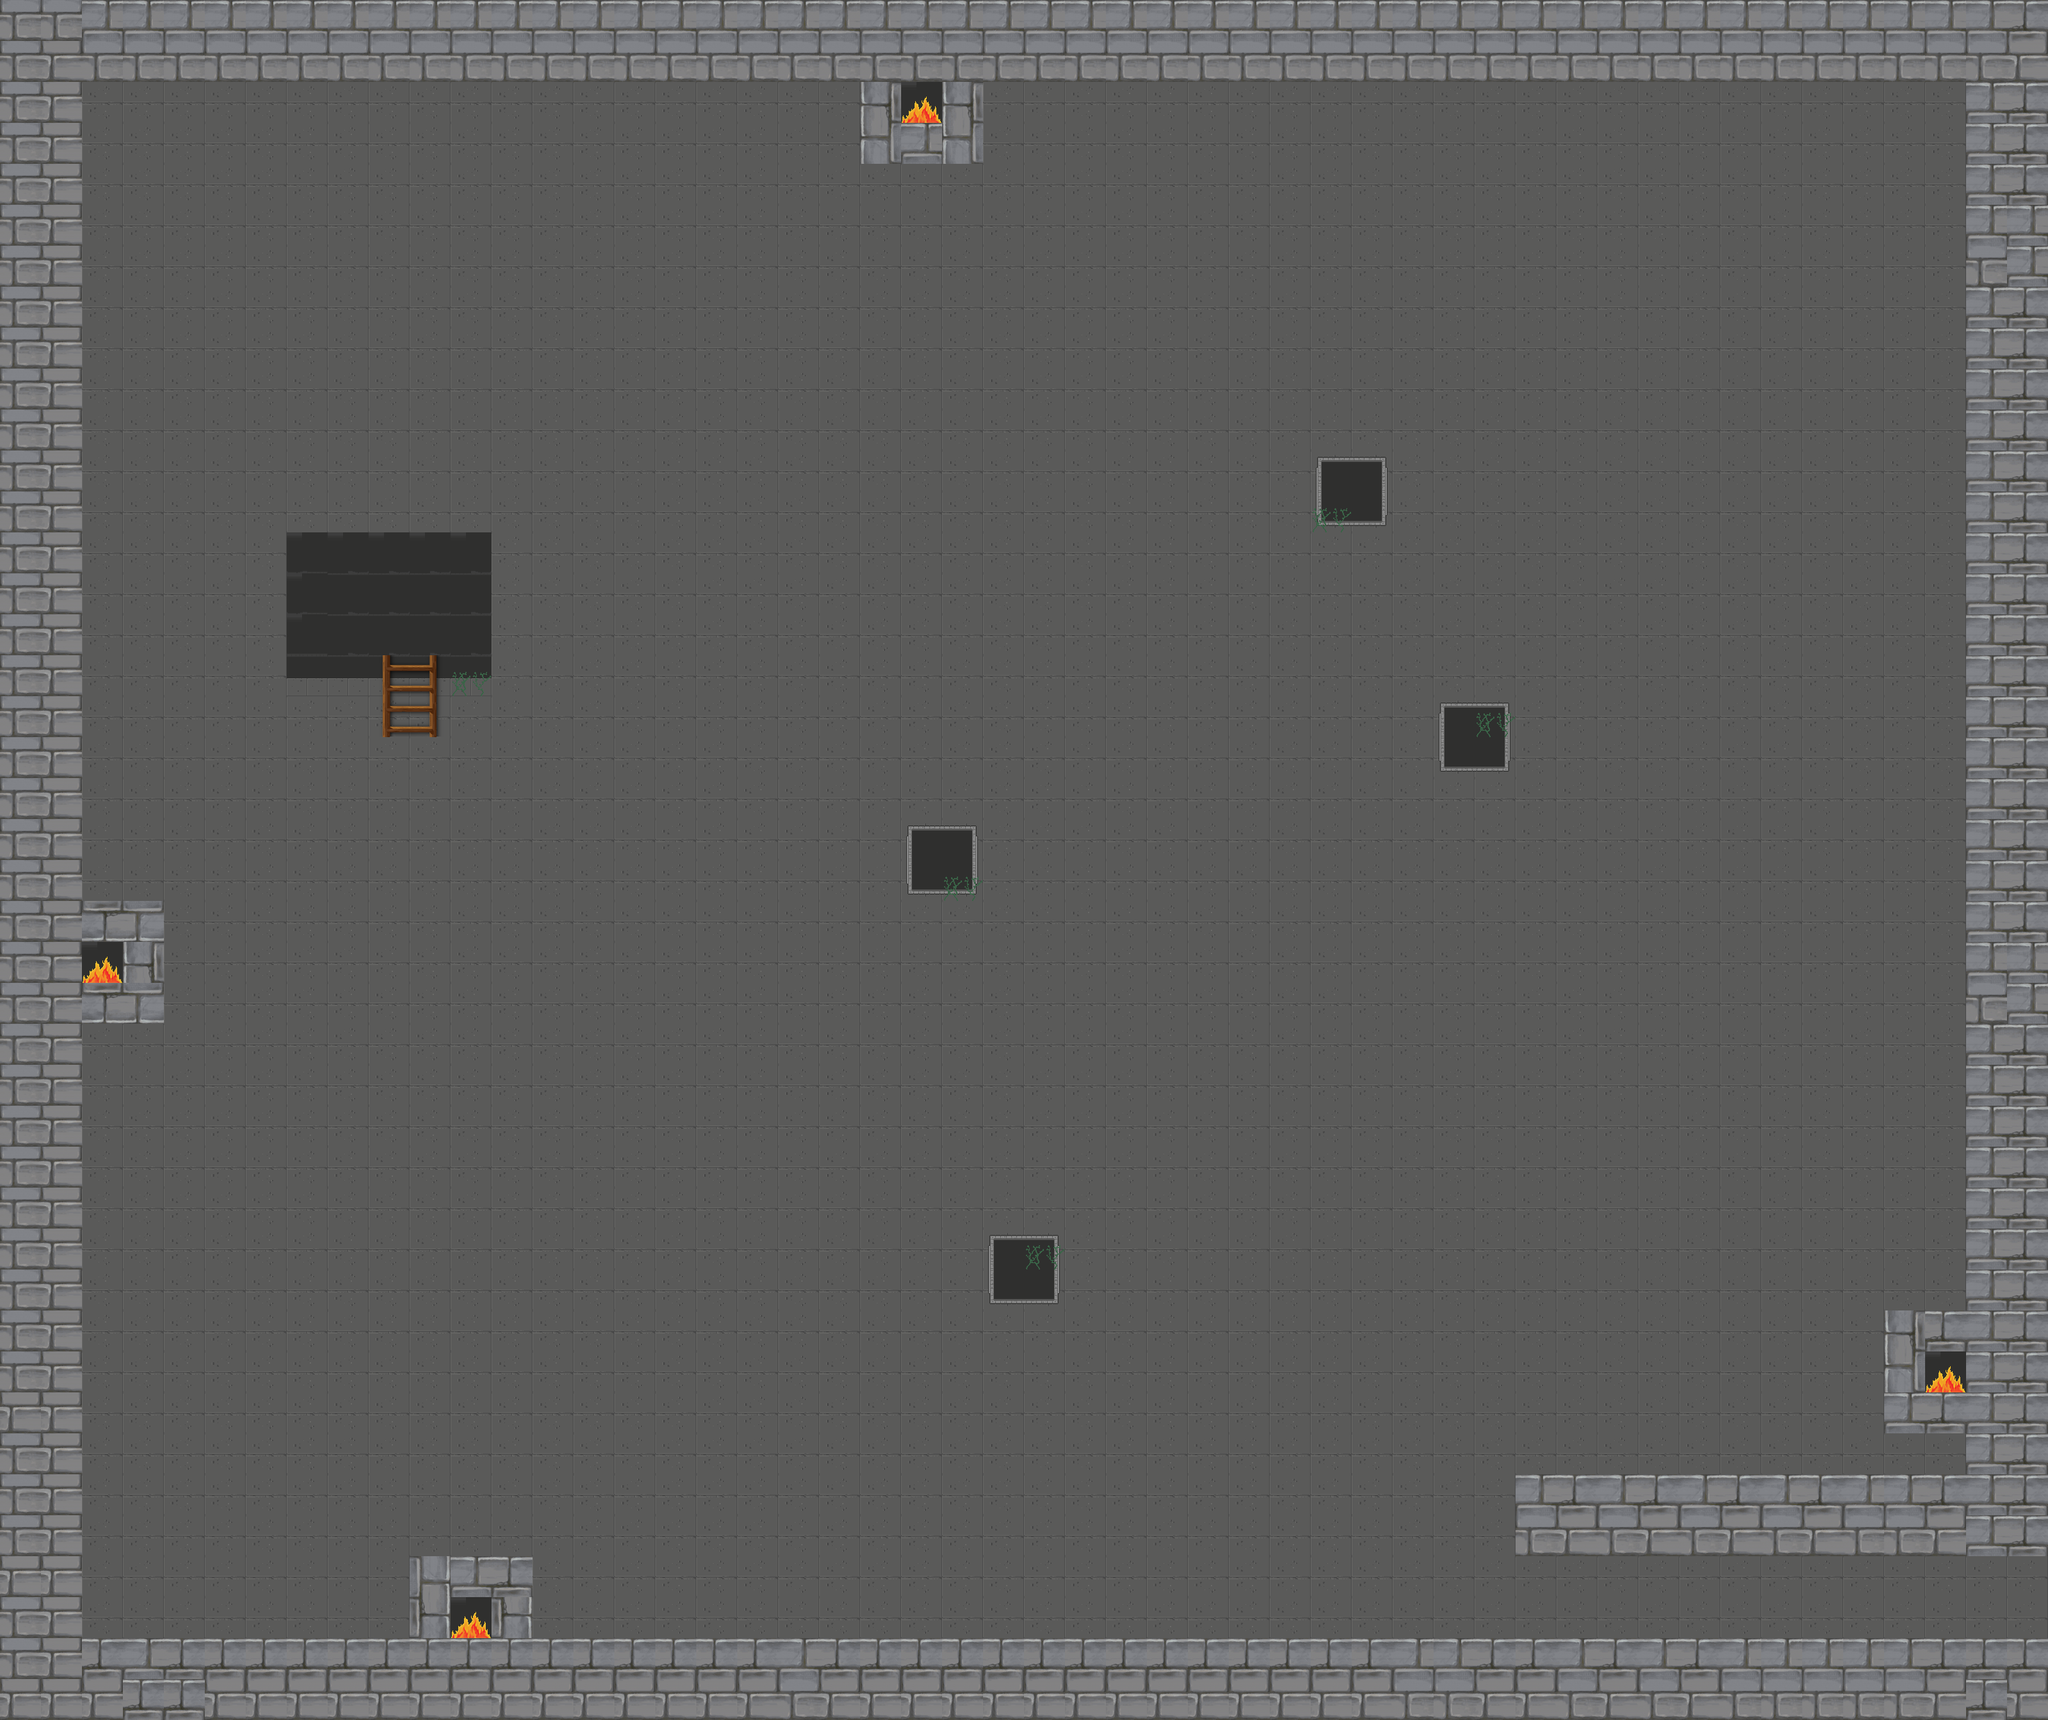

A level layout from a 2D game, rendered from its tile map. Below: a short description, then the map file with tile-grid data replaced by summaries:
An orthogonal 50x42 tile map with 64x64 px tiles, 6 tile layers (bottombrick, topbrick, around, hole, ...), 5 tilesets.

<map version="1.8" tiledversion="1.8.2" orientation="orthogonal" renderorder="right-down" width="50" height="42" tilewidth="64" tileheight="64" infinite="0" nextlayerid="7" nextobjectid="1">
 <tileset firstgid="1" source="../final maps/Dungeon_Tileset.tsx" />
 <tileset firstgid="81" source="../final maps/default_furnace_side.tsx" />
 <tileset firstgid="85" source="../final maps/default_silver_sandstone_brick.tsx" />
 <tileset firstgid="89" source="../final maps/default_ladder.tsx" />
 <tileset firstgid="93" source="../final maps/fire_basic_flame.tsx" />
 <layer id="1" name="bottombrick" width="50" height="42">
  <data>[2100 cells, 2100 non-empty, 1 distinct tile ids]</data>
 </layer>
 <layer id="2" name="topbrick" width="50" height="42">
  <data>[2100 cells, 2100 non-empty, 2 distinct tile ids]</data>
 </layer>
 <layer id="3" name="around" width="50" height="42">
  <data>[2100 cells, 394 non-empty, 7 distinct tile ids]</data>
 </layer>
 <layer id="4" name="hole" width="50" height="42">
  <data>[2100 cells, 32 non-empty, 5 distinct tile ids]</data>
 </layer>
 <layer id="5" name="ladder" width="50" height="42">
  <data>[2100 cells, 29 non-empty, 9 distinct tile ids]</data>
 </layer>
 <layer id="6" name="Tile Layer 6" width="50" height="42">
  <data>[2100 cells, 21 non-empty, 3 distinct tile ids]</data>
 </layer>
</map>
